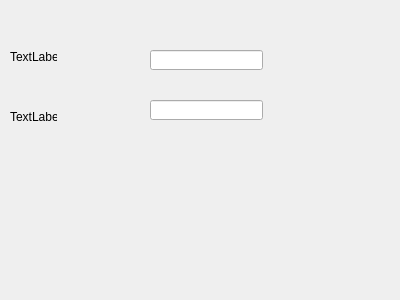
<?xml version="1.0" encoding="UTF-8"?>
<ui version="4.0">
 <class>REHouseItem</class>
 <widget class="QDialog" name="REHouseItem">
  <property name="geometry">
   <rect>
    <x>0</x>
    <y>0</y>
    <width>400</width>
    <height>300</height>
   </rect>
  </property>
  <property name="windowTitle">
   <string>Inventory</string>
  </property>
  <widget class="QLabel" name="label">
   <property name="geometry">
    <rect>
     <x>10</x>
     <y>50</y>
     <width>47</width>
     <height>13</height>
    </rect>
   </property>
   <property name="text">
    <string>TextLabel</string>
   </property>
  </widget>
  <widget class="QLabel" name="label_2">
   <property name="geometry">
    <rect>
     <x>10</x>
     <y>110</y>
     <width>47</width>
     <height>13</height>
    </rect>
   </property>
   <property name="text">
    <string>TextLabel</string>
   </property>
  </widget>
  <widget class="QLineEdit" name="lineEdit">
   <property name="geometry">
    <rect>
     <x>150</x>
     <y>50</y>
     <width>113</width>
     <height>20</height>
    </rect>
   </property>
  </widget>
  <widget class="QLineEdit" name="lineEdit_2">
   <property name="geometry">
    <rect>
     <x>150</x>
     <y>100</y>
     <width>113</width>
     <height>20</height>
    </rect>
   </property>
  </widget>
  <widget class="QWidget" name="widget" native="true">
   <property name="geometry">
    <rect>
     <x>10</x>
     <y>200</y>
     <width>381</width>
     <height>80</height>
    </rect>
   </property>
  </widget>
 </widget>
 <resources/>
 <connections/>
</ui>
